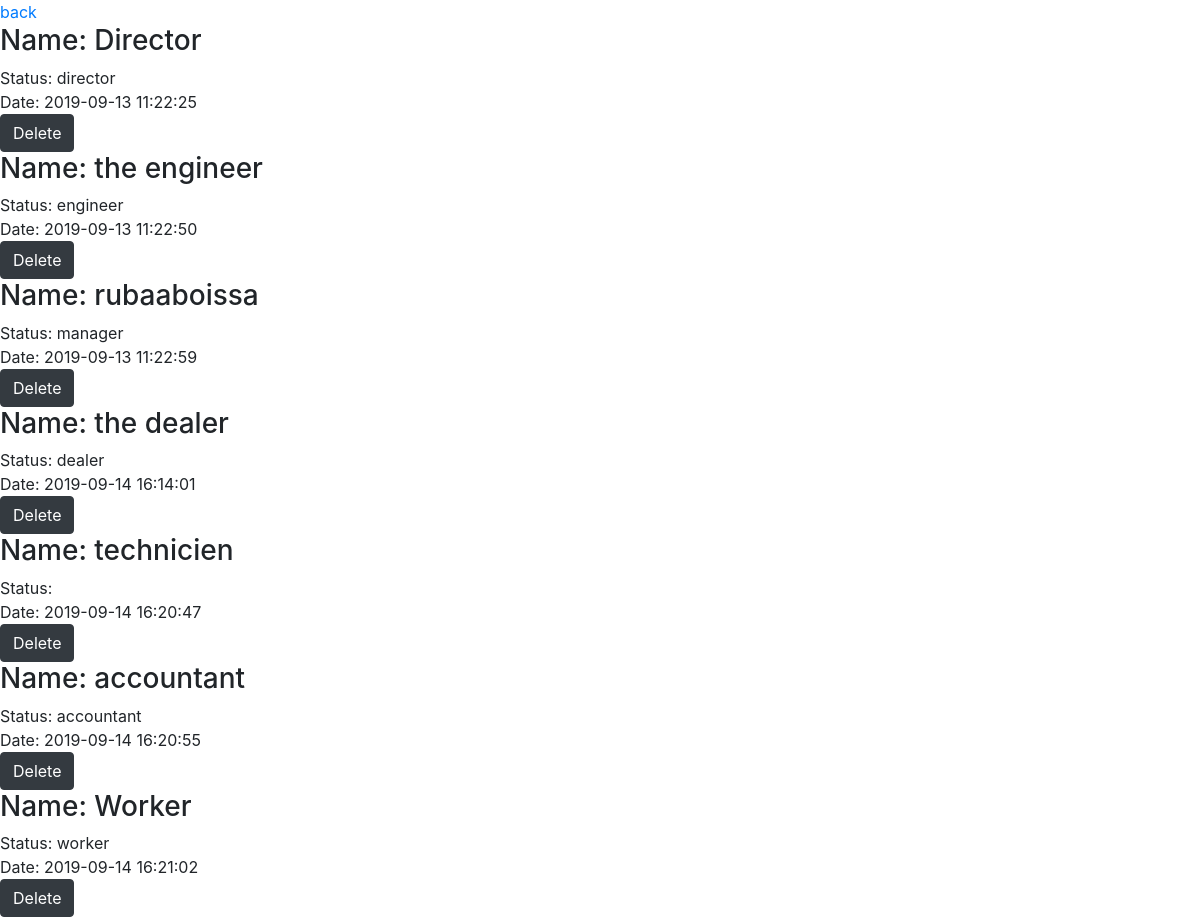
Page /employees.php on the earlier database version.
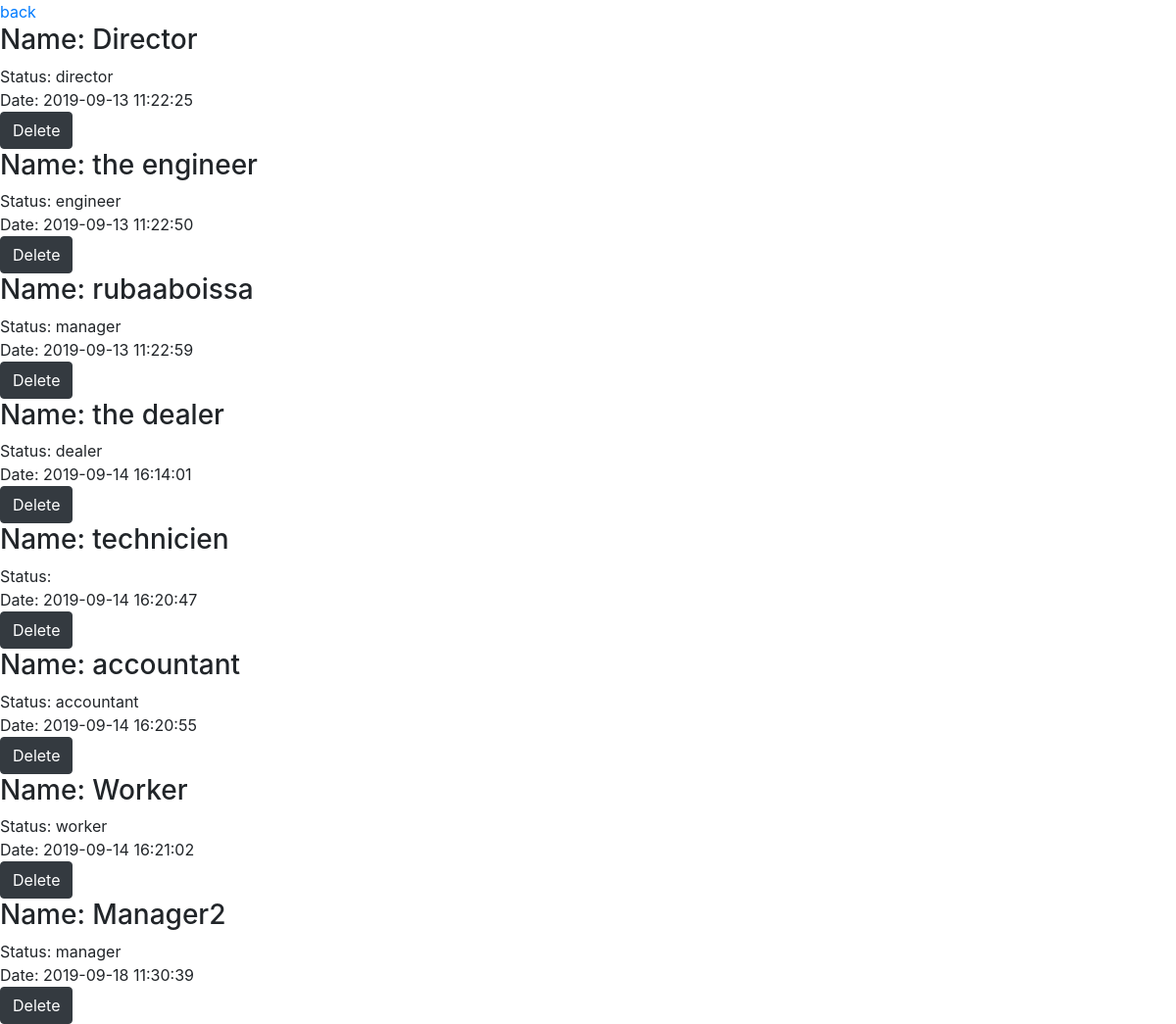
Same page on the later database version.
### tables this page shows
CREATE TABLE `employees` (
  `employee_id` int(11) NOT NULL,
  `employee_date` timestamp NOT NULL DEFAULT current_timestamp() ON UPDATE current_timestamp(),
  `employee_status` enum('worker','manager','engineer','director','accountant','dealer','technician') NOT NULL,
  `fk_user_id` int(11) NOT NULL
);

CREATE TABLE `users` (
  `user_id` int(12) NOT NULL,
  `fullname` varchar(200) NOT NULL,
  `date_of_birth` date NOT NULL,
  `email` varchar(200) NOT NULL,
  `password` varchar(200) NOT NULL,
  `telefon` varchar(200) NOT NULL,
  `address` varchar(200) NOT NULL,
  `gender` enum('f','m') NOT NULL,
  `status` enum('Married','single') NOT NULL,
  `children` varchar(200) NOT NULL,
  `nationality` varchar(200) NOT NULL,
  `education` varchar(200) NOT NULL,
  `date_of_start` timestamp NOT NULL DEFAULT current_timestamp() ON UPDATE current_timestamp(),
  `role` varchar(200) NOT NULL
);

### employees.php (the view, shortened to what this page needs)
<?php
require 'db.php';
?>
<html>
<head><?php require 'header.php'; ?></head>
<body>
<a href="directorpage.php">back</a>
<?php
  $sql ="SELECT * FROM employees
  JOIN users ON fk_user_id=user_id";
  $result = mysqli_query($conn,$sql);
    if($result->num_rows > 0){
      while ($row = $result->fetch_assoc()) {?>
<h3>Name:                               <?php echo $row['fullname'];?></h3>
<span>Status: </span>                   <?php echo $row['employee_status'];?><br>
<span>Date: </span>                      <?php echo $row['employee_date'];?><br>
<?php echo " <a href='action/deleteEmp.php?id=" .$row['employee_id']."'><button type='button' class='btn btn-dark'>Delete</button></a>"
  ;?>
<?php
    }
}
?>
</body>
</html>

### header.php (shortened to what this page needs)
<link rel="stylesheet" href="https://stackpath.bootstrapcdn.com/bootstrap/4.3.1/css/bootstrap.min.css">

Differences in the rows shown:
added employees: fk_user.fullname "Manager2", employee_status "manager", employee_date "2019-09-18 11:30:39"
